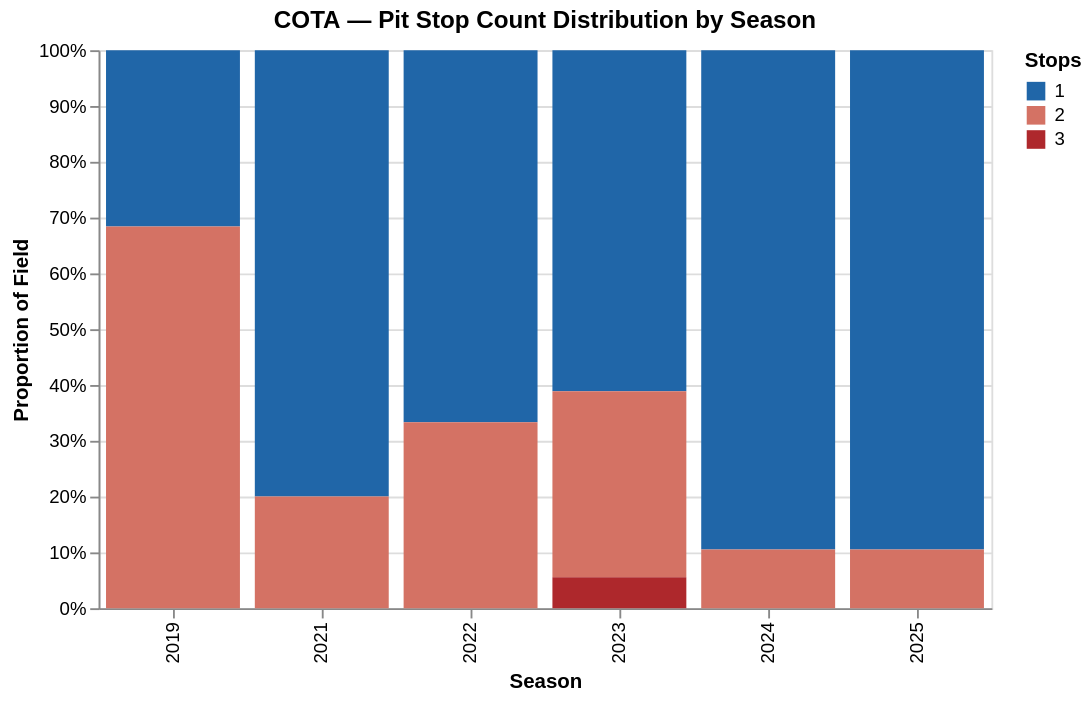

Source (notebook cell):
### Markdown cell above
---
## 1 — Strategy Distribution Across Seasons

The first question is whether COTA's dominant strategy has been stable or shifting. A normalized stacked bar chart by year shows the proportion of 1-stop, 2-stop, and 3-stop races.

### Code cell
stop_counts = (
    driver_races
    .groupby(["year", "num_stops"], as_index=False)
    .agg(count=("driver", "count"))
)

stop_color_scale = alt.Scale(
    domain=[1, 2, 3],
    range=["#2066a8", "#d47264", "#ae282c"]
)

alt.Chart(stop_counts).mark_bar().encode(
    x=alt.X("year:N", title="Season"),
    y=alt.Y("count:Q", stack="normalize", title="Proportion of Field",
            axis=alt.Axis(format="%")),
    color=alt.Color("num_stops:N", title="Stops",
                    scale=stop_color_scale,
                    legend=alt.Legend(orient="right")),
    tooltip=["year", "num_stops", "count"]
).properties(
    title="COTA — Pit Stop Count Distribution by Season",
    width=480,
    height=300
)

### Figure 1 — Vega-Lite specification as saved in the notebook (floating-point values rounded to 4 significant figures)
{"config": {"view": {"continuousWidth": 300, "continuousHeight": 300}}, "data": {"name": "data-6cb81d90522aea8247574d85d587348f"}, "mark": {"type": "bar"}, "encoding": {"color": {"field": "num_stops", "legend": {"orient": "right"}, "scale": {"domain": [1, 2, 3], "range": ["#2066a8", "#d47264", "#ae282c"]}, "title": "Stops", "type": "nominal"}, "tooltip": [{"field": "year", "type": "nominal"}, {"field": "num_stops", "type": "quantitative"}, {"field": "count", "type": "quantitative"}], "x": {"field": "year", "title": "Season", "type": "nominal"}, "y": {"axis": {"format": "%"}, "field": "count", "stack": "normalize", "title": "Proportion of Field", "type": "quantitative"}}, "height": 300, "title": "COTA — Pit Stop Count Distribution by Season", "width": 480, "$schema": "https://vega.github.io/schema/vega-lite/v5.20.1.json", "datasets": {"data-6cb81d90522aea8247574d85d587348f": [{"year": "2019", "num_stops": 1, "count": 6}, {"year": "2019", "num_stops": 2, "count": 13}, {"year": "2021", "num_stops": 1, "count": 16}, {"year": "2021", "num_stops": 2, "count": 4}, {"year": "2022", "num_stops": 1, "count": 12}, {"year": "2022", "num_stops": 2, "count": 6}, {"year": "2023", "num_stops": 1, "count": 11}, {"year": "2023", "num_stops": 2, "count": 6}, {"year": "2023", "num_stops": 3, "count": 1}, {"year": "2024", "num_stops": 1, "count": 17}, {"year": "2024", "num_stops": 2, "count": 2}, {"year": "2025", "num_stops": 1, "count": 17}, {"year": "2025", "num_stops": 2, "count": 2}]}}
